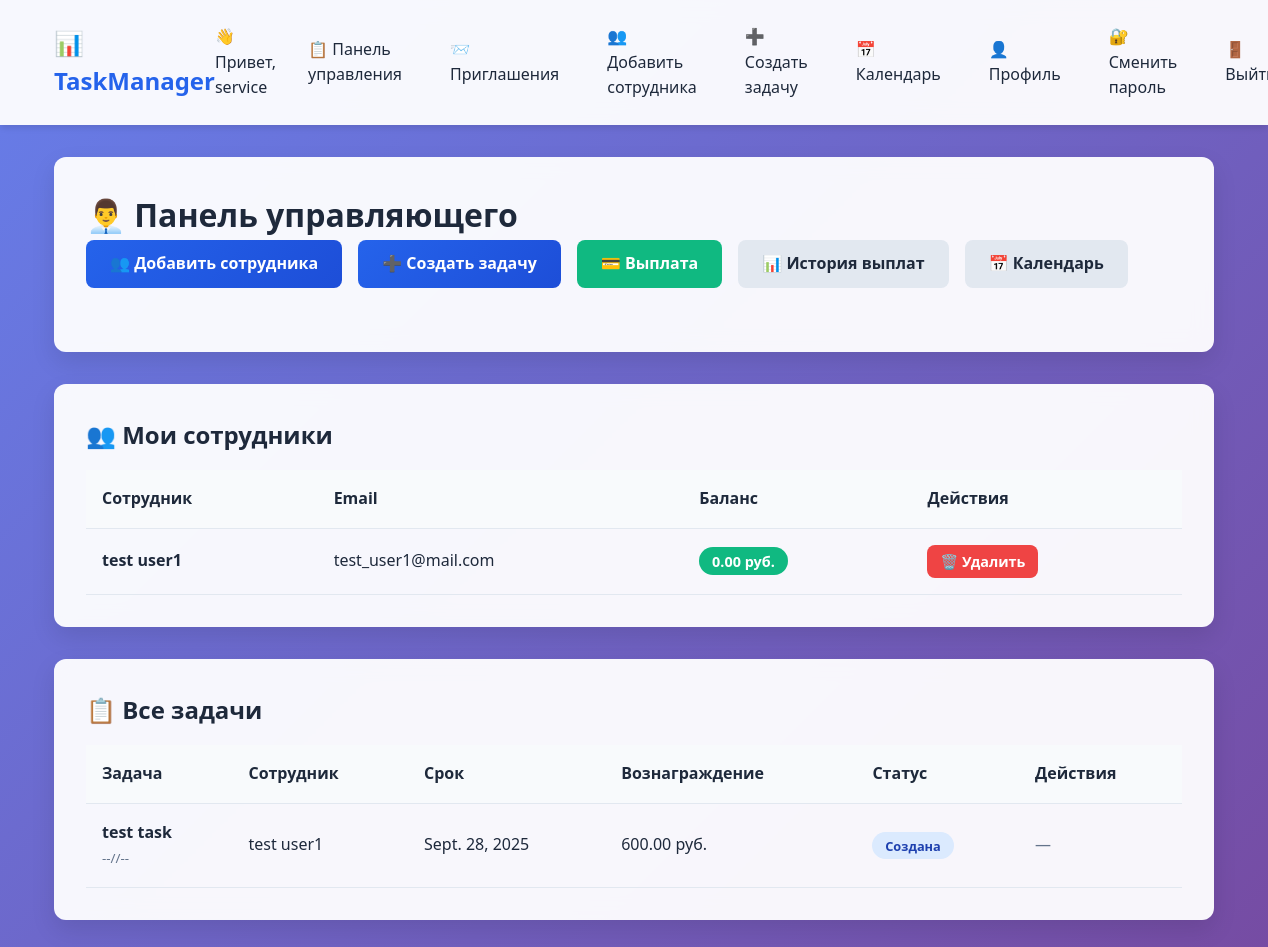
/ (signed in), run on an earlier commit of the app's database.
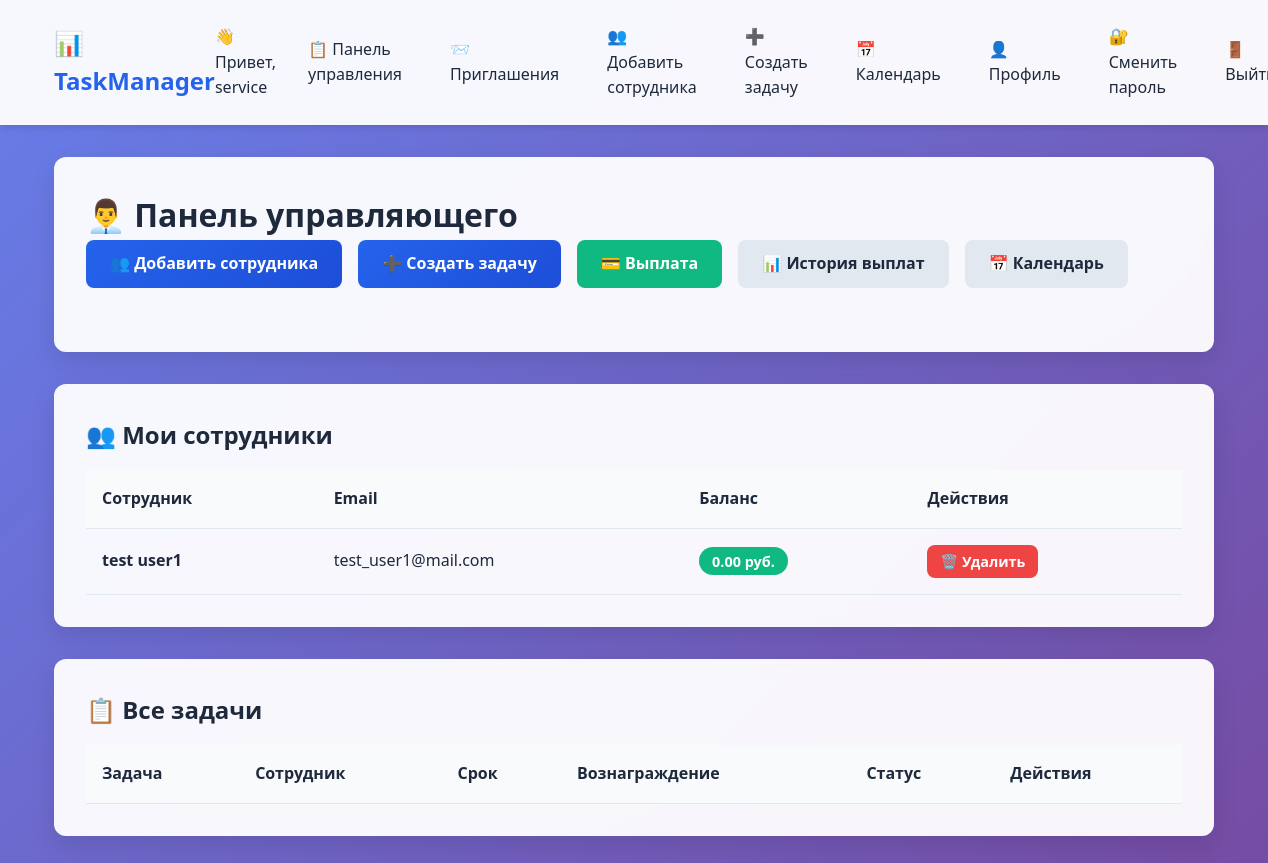
And on a later commit of the database.
### tasks/models.py (models this page shows, shortened)
class CustomUser(AbstractUser):
    manager = models.ForeignKey('self', on_delete=models.SET_NULL, null=True, blank=True,
                               limit_choices_to={'is_staff': True}, related_name='subordinates')
    balance = models.DecimalField(max_digits=10, decimal_places=2, default=0.00, verbose_name='Баланс')
    tags = models.CharField(max_length=500, blank=True, verbose_name='Ярлыки (через запятую)')
    telegram_username = models.CharField(max_length=100, blank=True, verbose_name='Ник в Telegram')
    avatar = models.ImageField(upload_to='avatars/', null=True, blank=True, verbose_name='Аватар')
    first_name = models.CharField(max_length=30, blank=True, verbose_name='Имя')
    last_name = models.CharField(max_length=150, blank=True, verbose_name='Фамилия')  # Делаем необязательной
    def get_display_name(self):
        return self.first_name or self.username

class Task(models.Model):
    STATUS_CHOICES = [
        ('created', 'Создана'),
        ('submitted', 'Сдана на отчет'),
        ('completed', 'Выполнена'),
    ]
    title = models.CharField(max_length=200, verbose_name='Название')
    description = models.TextField(verbose_name='Описание')
    assigned_to = models.ForeignKey(CustomUser, on_delete=models.CASCADE,
                                   limit_choices_to={'is_staff': False},
                                   related_name='tasks', verbose_name='Сотрудник')
    due_date = models.DateField(verbose_name='Дата выполнения')
    payment_amount = models.DecimalField(max_digits=10, decimal_places=2, verbose_name='Сумма к оплате', default=0)
    status = models.CharField(max_length=20, choices=STATUS_CHOICES, default='created', verbose_name='Статус')
    created_date = models.DateTimeField(auto_now_add=True, verbose_name='Дата выдачи')
    submitted_date = models.DateTimeField(null=True, blank=True, verbose_name='Дата сдачи на отчет')
    created_by = models.ForeignKey(CustomUser, on_delete=models.CASCADE,
                                  related_name='created_tasks', verbose_name='Кем создана')
    tags = models.CharField(max_length=200, blank=True, verbose_name='Ярлыки задачи')

### tasks/views.py (the view)
# urls.py: path('', views.dashboard, name='dashboard'),
@login_required
def dashboard(request):
    if request.user.is_staff:
        subordinates = CustomUser.objects.filter(manager=request.user)
        tasks = Task.objects.filter(created_by=request.user)
        total_debt = subordinates.aggregate(total=Sum('balance'))['total'] or 0
        pending_tasks = tasks.filter(status='submitted').count()
        return render(request, 'tasks/manager_dashboard.html', {
            'subordinates': subordinates,
            'tasks': tasks,
            'total_debt': total_debt,
            'pending_tasks': pending_tasks,
        })
    else:
        tasks = Task.objects.filter(assigned_to=request.user)
        return render(request, 'tasks/employee_dashboard.html', {'tasks': tasks})

### tasks/templates/tasks/manager_dashboard.html (shortened to what this page needs)
{% extends 'tasks/base.html' %}
{% block content %}
<div class="card">
    <h1>👨‍💼 Панель управляющего</h1>
    <div style="display: flex; gap: 1rem; margin-bottom: 2rem; flex-wrap: wrap;">
        <a href="{% url 'create_employee' %}" class="btn btn-primary">👥 Добавить сотрудника</a>
        <a href="{% url 'create_task' %}" class="btn btn-primary">➕ Создать задачу</a>
        <a href="{% url 'make_payment' %}" class="btn btn-success">💳 Выплата</a>
        <a href="{% url 'payment_history' %}" class="btn btn-secondary">📊 История выплат</a>
        <a href="{% url 'calendar' %}"  class="btn btn-secondary">📅 Календарь</a>
        </div>
</div>
<div class="card">
    <h2>👥 Мои сотрудники</h2>
    <div style="overflow-x: auto;">
        <table class="table">
            <thead>
                <tr>
                    <th>Сотрудник</th>
                    <th>Email</th>
                    <th>Баланс</th>
                    <th>Действия</th>
                </tr>
            </thead>
            <tbody>
                {% for emp in subordinates %}
                <tr>
                    <td>
                        <strong>{{ emp.get_full_name|default:emp.username }}</strong>
                    </td>
                    <td>{{ emp.email }}</td>
                    <td>
                        <span class="balance">{{ emp.balance }} руб.</span>
                    </td>
                    <td>
                        <a href="{% url 'delete_employee' emp.id %}" class="btn btn-danger" style="padding: 0.3rem 0.8rem; font-size: 0.9rem;">
                            🗑️ Удалить
                        </a>
                    </td>
                </tr>
                {% endfor %}
            </tbody>
        </table>
    </div>
</div>
<div class="card">
    <h2>📋 Все задачи</h2>
    <div style="overflow-x: auto;">
        <table class="table">
            <thead>
                <tr>
                    <th>Задача</th>
                    <th>Сотрудник</th>
                    <th>Срок</th>
                    <th>Вознаграждение</th>
                    <th>Статус</th>
                    <th>Действия</th>
                </tr>
            </thead>
            <tbody>
                {% for task in tasks %}
                <tr>
                    <td>
                        <strong>{{ task.title }}</strong>
                        <br><small style="color: var(--secondary);">{{ task.description|truncatewords:10 }}</small>
                    </td>
                    <td>{{ task.assigned_to.get_full_name|default:task.assigned_to.username }}</td>
                    <td>{{ task.due_date }}</td>
                    <td>
    {% if task.payment_amount == 0 %}
        <span style="color: var(--secondary);">—</span>
    {% else %}
        {{ task.payment_amount }} руб.
    {% endif %}
</td>
                    <td>
                        <span class="status-badge status-{{ task.status }}">
                            {{ task.get_status_display }}
                        </span>
                    </td>
                    <td>
                        {% if task.status == 'submitted' %}
                            <a href="{% url 'complete_task' task.id %}" class="btn btn-success" style="padding: 0.3rem 0.8rem; font-size: 0.9rem;">
                                ✅ Подтвердить
                            </a>
                        {% else %}
                            <span style="color: var(--secondary);">—</span>
                        {% endif %}
                    </td>
                </tr>
                {% endfor %}
            </tbody>
        </table>
    </div>
</div>
{% endblock %}

What changed in the data, as far as the page shows it:
removed Task: title "test task", description "--//--", assigned_to.get_full_name "test user1", due_date "Sept. 28, 2025", payment_amount "600.00", status "Создана"
